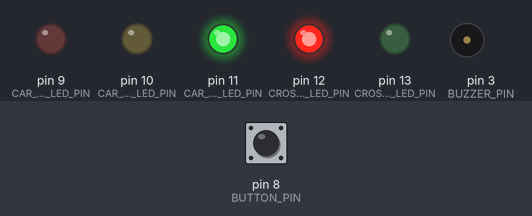
This sketch was run on a simulated Arduino Uno, built with avr-gcc and run on an emulated ATmega328P. Shown: output pins drawn as LEDs (lit = HIGH), buzzer (waves = sounding). The test bench sets the inputs (shaded band); at power-on: pin 8 (BUTTON_PIN) HIGH.

Above: at 1.2 s.
1.3 s: pin 8 (BUTTON_PIN) pulled LOW for 0.15 s
At 10.3 s:
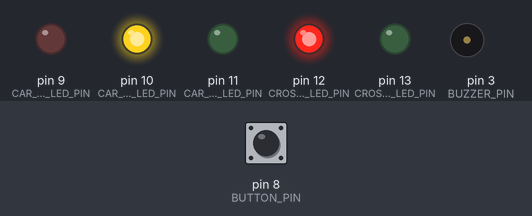
At 12.75 s:
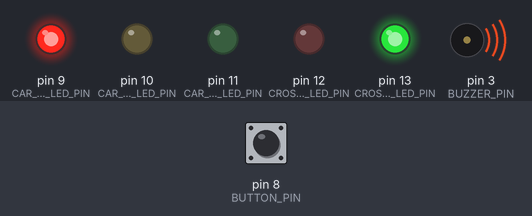
Timing chart, 0 to 26.0 s (numbered marks = the images above; inputs shaded):
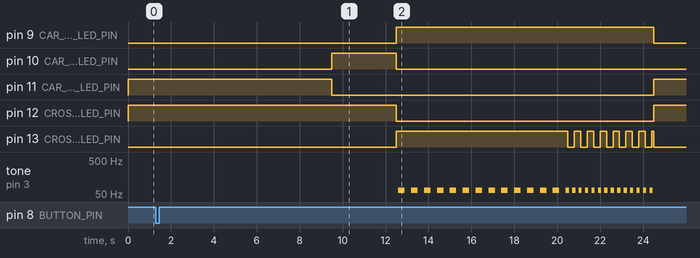

The sketch:

tema_2.ino
```cpp
uint8_t const BUTTON_PIN = 8;
uint8_t const CAR_RED_LED_PIN = 9;
uint8_t const CAR_YELLOW_LED_PIN = 10;
uint8_t const CAR_GREEN_LED_PIN = 11;
uint8_t const CROSSWALK_RED_LED_PIN = 12;
uint8_t const CROSSWALK_GREEN_LED_PIN = 13;
uint8_t const BUZZER_PIN = 3;
uint8_t const BUZZER_TONE = 1600;

uint8_t const INPUT_DEBOUNCE_TIME = 50;
uint32_t const GREEN_TO_YELLO_CAR_LIGHT_STATE_DELAY = 8 * 1000;
uint32_t const YELLOW_TO_RED_CAR_LIGHT_STATE_DELAY = 3 * 1000;
uint32_t const RED_TO_READY_CAR_LIGHT_STATE_DELAY = 8 * 1000;
uint32_t const READY_TO_GREEN_CAR_LIGHT_STATE_DELAY = 4 * 1000;
uint32_t const CROSSWALK_GREEN_LED_BLINK_INTERVAL = 300;
uint32_t const BUZZER_REGULAR_INTERVAl = 300;
uint32_t const BUZZER_FAST_INTERVAl = 150;


byte lastButtonReadingState = HIGH;
byte buttonState = HIGH;
uint32_t lastButtonReadingDebounce = 0;
int32_t stateChangeTimer = -1;
uint8_t activeCarLedPin = -1;
uint8_t activeCrosswalkLedPin = -1;
uint32_t lastBlinkTime = 0;
byte crosswalkGreenLedState = HIGH;
bool isBuzzing = false;
uint32_t lastBuzzTime = 0;

enum CarLightState {
  GREEN,
  YELLOW,
  RED,
  // The state when the crosswalk light is blinking
  READY
};

// Using the state of the car lights we can also determine the state of the crosswalk lighs
CarLightState carLightState = CarLightState::GREEN;

void setup() {
  // put your setup code here, to run once:
  pinMode(BUTTON_PIN, INPUT_PULLUP);
  pinMode(CAR_RED_LED_PIN, OUTPUT);
  pinMode(CAR_YELLOW_LED_PIN, OUTPUT);
  pinMode(CAR_GREEN_LED_PIN, OUTPUT);
  pinMode(CROSSWALK_RED_LED_PIN, OUTPUT);
  pinMode(CROSSWALK_GREEN_LED_PIN, OUTPUT);
  pinMode(BUZZER_PIN, OUTPUT);
  Serial.begin(9600);
}

void readButtonState(void (*onStateChange)(byte), uint8_t notifyOn = CHANGE) {
  byte buttonReading = digitalRead(BUTTON_PIN);

  if (buttonReading != lastButtonReadingState) {
    lastButtonReadingDebounce = millis();
  }

  if (millis() - lastButtonReadingDebounce > INPUT_DEBOUNCE_TIME) {
    if (buttonReading != buttonState) {
      buttonState = buttonReading;

      if ((notifyOn == CHANGE) || (notifyOn == RISING && buttonState == HIGH) || (notifyOn == FALLING && buttonState == LOW)) {
        onStateChange(buttonState);
      }
    }
  }

  lastButtonReadingState = buttonReading;
}

void startTransitionToSecondState() {
  if (stateChangeTimer != -1) {
    // Timer already started
    return;
  }

  if (carLightState != CarLightState::GREEN) {
    // The button triggers an action only in the first state
    return;
  }

  stateChangeTimer = millis();
}

void handleStateChange() {
  if (stateChangeTimer == -1) {
    return;
  }

  uint32_t now = millis();

  switch (carLightState) {
    case CarLightState::GREEN:
      {
        if (now - stateChangeTimer >= GREEN_TO_YELLO_CAR_LIGHT_STATE_DELAY) {
          carLightState = CarLightState::YELLOW;
          stateChangeTimer = now;
        }

        return;
      }

    case CarLightState::YELLOW:
      {
        if (now - stateChangeTimer >= YELLOW_TO_RED_CAR_LIGHT_STATE_DELAY) {
          carLightState = CarLightState::RED;
          stateChangeTimer = now;
        }

        return;
      }

    case CarLightState::RED:
      {
        if (now - stateChangeTimer >= RED_TO_READY_CAR_LIGHT_STATE_DELAY) {
          carLightState = CarLightState::READY;
          stateChangeTimer = now;
        }

        return;
      }

    case CarLightState::READY:
      {
        if (now - stateChangeTimer >= READY_TO_GREEN_CAR_LIGHT_STATE_DELAY) {
          carLightState = CarLightState::GREEN;
          // Transition stops after this
          stateChangeTimer = -1;
        }

        return;
      }

    default:
      {
        return;
      }
  }
}

void handleCarLedState(CarLightState carLightState) {

  switch (carLightState) {
    case CarLightState::RED:
    case CarLightState::READY:
      {
        if (activeCarLedPin != CAR_RED_LED_PIN) {
          digitalWrite(activeCarLedPin, LOW);

          activeCarLedPin = CAR_RED_LED_PIN;
          digitalWrite(activeCarLedPin, HIGH);
        }
        return;
      }

    case CarLightState::YELLOW:
      {
        if (activeCarLedPin != CAR_YELLOW_LED_PIN) {
          digitalWrite(activeCarLedPin, LOW);

          activeCarLedPin = CAR_YELLOW_LED_PIN;
          digitalWrite(activeCarLedPin, HIGH);
        }
        return;
      }

    case CarLightState::GREEN:
      {
        if (activeCarLedPin != CAR_GREEN_LED_PIN) {
          digitalWrite(activeCarLedPin, LOW);

          activeCarLedPin = CAR_GREEN_LED_PIN;
          digitalWrite(activeCarLedPin, HIGH);
        }
        return;
      }
  }
}

void handleCrosswalkLedState(CarLightState carLightState) {

  switch (carLightState) {
    case CarLightState::RED:
      {
        if (activeCrosswalkLedPin != CROSSWALK_GREEN_LED_PIN) {
          digitalWrite(activeCrosswalkLedPin, LOW);

          activeCrosswalkLedPin = CROSSWALK_GREEN_LED_PIN;
          crosswalkGreenLedState = HIGH;
          digitalWrite(activeCrosswalkLedPin, crosswalkGreenLedState);
        }
        return;
      }

    case CarLightState::YELLOW:
    case CarLightState::GREEN:
      {
        if (activeCrosswalkLedPin != CROSSWALK_RED_LED_PIN) {
          digitalWrite(activeCrosswalkLedPin, LOW);

          activeCrosswalkLedPin = CROSSWALK_RED_LED_PIN;
          digitalWrite(activeCrosswalkLedPin, HIGH);
        }
        return;
      }

    case CarLightState::READY:
      {
        // We know the green led is already the active led
        uint32_t now = millis();

        if (now - lastBlinkTime >= CROSSWALK_GREEN_LED_BLINK_INTERVAL) {
          crosswalkGreenLedState = !crosswalkGreenLedState;
          lastBlinkTime = now;
          digitalWrite(activeCrosswalkLedPin, crosswalkGreenLedState);
        }

        return;
      }
  }
}

void handleBuzzerTone(CarLightState carLightState) {
  switch (carLightState) {
    case CarLightState::GREEN:
    case CarLightState::YELLOW:
      {
        if (isBuzzing) {
          noTone(BUZZER_PIN);
          isBuzzing = false;
          return;
        }
      }
    case CarLightState::RED:
      {
        uint32_t now = millis();
        if (now - lastBuzzTime < BUZZER_REGULAR_INTERVAl) {
          return;
        }

        if (!isBuzzing) {
          tone(BUZZER_PIN, BUZZER_TONE);
          isBuzzing = true;
        } else {
          noTone(BUZZER_PIN);
          isBuzzing = false;
        }

        lastBuzzTime = now;
        return;
      }

    case CarLightState::READY:
      {
        uint32_t now = millis();
        if (now - lastBuzzTime < BUZZER_FAST_INTERVAl) {
          return;
        }

        if (!isBuzzing) {
          tone(BUZZER_PIN, BUZZER_TONE);
          isBuzzing = true;
        } else {
          noTone(BUZZER_PIN);
          isBuzzing = false;
        }

        lastBuzzTime = now;
        return;
      }
  }
}

void loop() {
  readButtonState(startTransitionToSecondState, RISING);
  handleCarLedState(carLightState);
  handleCrosswalkLedState(carLightState);
  handleBuzzerTone(carLightState);
  handleStateChange();
}
```

Measured:
- after the input at 1.3 s, pin 9 (CAR_RED_LED_PIN): LOW → HIGH after 11.2 s, → LOW 12.0 s later; pin 10 (CAR_YELLOW_LED_PIN): LOW → HIGH after 8.2 s, → LOW 3.0 s later
